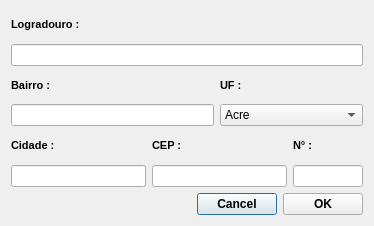
<?xml version="1.0" encoding="UTF-8"?>
<ui version="4.0">
 <class>CadastroEndereco</class>
 <widget class="QDialog" name="CadastroEndereco">
  <property name="geometry">
   <rect>
    <x>0</x>
    <y>0</y>
    <width>374</width>
    <height>226</height>
   </rect>
  </property>
  <property name="windowTitle">
   <string>Endereco</string>
  </property>
  <property name="windowIcon">
   <iconset resource="arquivos.qrc">
    <normaloff>:/Arquivos/Imagens/endereco.png</normaloff>:/Arquivos/Imagens/endereco.png</iconset>
  </property>
  <layout class="QGridLayout" name="gridLayout_4">
   <item row="0" column="0" colspan="2">
    <layout class="QGridLayout" name="gridLayout">
     <item row="0" column="0">
      <widget class="QLabel" name="logradouroLabel">
       <property name="font">
        <font>
         <pointsize>8</pointsize>
         <weight>75</weight>
         <bold>true</bold>
         <underline>false</underline>
        </font>
       </property>
       <property name="text">
        <string>Logradouro :</string>
       </property>
      </widget>
     </item>
     <item row="1" column="0">
      <widget class="QLineEdit" name="logradouroLineEdit"/>
     </item>
    </layout>
   </item>
   <item row="1" column="0" colspan="2">
    <layout class="QGridLayout" name="gridLayout_2">
     <item row="0" column="0">
      <widget class="QLabel" name="bairroLabel">
       <property name="font">
        <font>
         <pointsize>8</pointsize>
         <weight>75</weight>
         <bold>true</bold>
         <underline>false</underline>
        </font>
       </property>
       <property name="text">
        <string>Bairro :</string>
       </property>
      </widget>
     </item>
     <item row="0" column="1">
      <widget class="QLabel" name="uFLabel">
       <property name="font">
        <font>
         <pointsize>8</pointsize>
         <weight>75</weight>
         <bold>true</bold>
         <underline>false</underline>
        </font>
       </property>
       <property name="text">
        <string>UF :</string>
       </property>
       <property name="alignment">
        <set>Qt::AlignLeading|Qt::AlignLeft|Qt::AlignVCenter</set>
       </property>
      </widget>
     </item>
     <item row="1" column="0">
      <widget class="QLineEdit" name="bairroLineEdit">
       <property name="text">
        <string/>
       </property>
      </widget>
     </item>
     <item row="1" column="1">
      <widget class="QComboBox" name="uFComboBox">
       <property name="sizePolicy">
        <sizepolicy hsizetype="Preferred" vsizetype="Maximum">
         <horstretch>0</horstretch>
         <verstretch>0</verstretch>
        </sizepolicy>
       </property>
       <property name="maximumSize">
        <size>
         <width>170</width>
         <height>25</height>
        </size>
       </property>
       <item>
        <property name="text">
         <string>Acre</string>
        </property>
       </item>
       <item>
        <property name="text">
         <string>Alagoas</string>
        </property>
       </item>
       <item>
        <property name="text">
         <string>Amapá</string>
        </property>
       </item>
       <item>
        <property name="text">
         <string>Amazonas</string>
        </property>
       </item>
       <item>
        <property name="text">
         <string>Bahia</string>
        </property>
       </item>
       <item>
        <property name="text">
         <string>Ceará</string>
        </property>
       </item>
       <item>
        <property name="text">
         <string>Distrito Federal</string>
        </property>
       </item>
       <item>
        <property name="text">
         <string>Espírito Santo</string>
        </property>
       </item>
       <item>
        <property name="text">
         <string>Goiás</string>
        </property>
       </item>
       <item>
        <property name="text">
         <string>Maranhão</string>
        </property>
       </item>
       <item>
        <property name="text">
         <string>Mato Grosso</string>
        </property>
       </item>
       <item>
        <property name="text">
         <string>Mato Grosso do Sul</string>
        </property>
       </item>
       <item>
        <property name="text">
         <string>Minas Gerais</string>
        </property>
       </item>
       <item>
        <property name="text">
         <string>Pará</string>
        </property>
       </item>
       <item>
        <property name="text">
         <string>Paraíba</string>
        </property>
       </item>
       <item>
        <property name="text">
         <string>Paraná</string>
        </property>
       </item>
       <item>
        <property name="text">
         <string>Pernambuco</string>
        </property>
       </item>
       <item>
        <property name="text">
         <string>Piauí</string>
        </property>
       </item>
       <item>
        <property name="text">
         <string>Rio de Janeiro</string>
        </property>
       </item>
       <item>
        <property name="text">
         <string>Rio Grande do Norte</string>
        </property>
       </item>
       <item>
        <property name="text">
         <string>Rio Grande do Sul</string>
        </property>
       </item>
       <item>
        <property name="text">
         <string>Rondônia</string>
        </property>
       </item>
       <item>
        <property name="text">
         <string>Roraima</string>
        </property>
       </item>
       <item>
        <property name="text">
         <string>Santa Catarina</string>
        </property>
       </item>
       <item>
        <property name="text">
         <string>São Paulo</string>
        </property>
       </item>
       <item>
        <property name="text">
         <string>Sergipe</string>
        </property>
       </item>
       <item>
        <property name="text">
         <string>Tocantins</string>
        </property>
       </item>
      </widget>
     </item>
    </layout>
   </item>
   <item row="2" column="0" colspan="2">
    <layout class="QGridLayout" name="gridLayout_3">
     <item row="0" column="0">
      <widget class="QLabel" name="cidadeLabel">
       <property name="font">
        <font>
         <pointsize>8</pointsize>
         <weight>75</weight>
         <bold>true</bold>
         <underline>false</underline>
        </font>
       </property>
       <property name="text">
        <string>Cidade :</string>
       </property>
       <property name="alignment">
        <set>Qt::AlignLeading|Qt::AlignLeft|Qt::AlignVCenter</set>
       </property>
      </widget>
     </item>
     <item row="0" column="1">
      <widget class="QLabel" name="cEPLabel">
       <property name="font">
        <font>
         <pointsize>8</pointsize>
         <weight>75</weight>
         <bold>true</bold>
         <underline>false</underline>
        </font>
       </property>
       <property name="text">
        <string>CEP :</string>
       </property>
       <property name="alignment">
        <set>Qt::AlignLeading|Qt::AlignLeft|Qt::AlignVCenter</set>
       </property>
      </widget>
     </item>
     <item row="0" column="2">
      <widget class="QLabel" name="numeroLabel">
       <property name="font">
        <font>
         <pointsize>8</pointsize>
         <weight>75</weight>
         <bold>true</bold>
         <underline>false</underline>
        </font>
       </property>
       <property name="text">
        <string>N° :</string>
       </property>
      </widget>
     </item>
     <item row="1" column="0">
      <widget class="QLineEdit" name="cidadeLineEdit">
       <property name="text">
        <string/>
       </property>
      </widget>
     </item>
     <item row="1" column="1">
      <widget class="QLineEdit" name="cEPLineEdit">
       <property name="text">
        <string/>
       </property>
      </widget>
     </item>
     <item row="1" column="2">
      <widget class="QLineEdit" name="numeroLineEdit">
       <property name="maximumSize">
        <size>
         <width>70</width>
         <height>25</height>
        </size>
       </property>
       <property name="text">
        <string/>
       </property>
      </widget>
     </item>
    </layout>
   </item>
   <item row="3" column="0">
    <spacer name="horizontalSpacer">
     <property name="orientation">
      <enum>Qt::Horizontal</enum>
     </property>
     <property name="sizeHint" stdset="0">
      <size>
       <width>169</width>
       <height>20</height>
      </size>
     </property>
    </spacer>
   </item>
   <item row="3" column="1">
    <layout class="QHBoxLayout" name="horizontalLayout">
     <item>
      <widget class="QPushButton" name="pushButton_Cancel">
       <property name="font">
        <font>
         <weight>75</weight>
         <bold>true</bold>
        </font>
       </property>
       <property name="text">
        <string>Cancel</string>
       </property>
       <property name="icon">
        <iconset resource="arquivos.qrc">
         <normaloff>:/Arquivos/Imagens/cancel.png</normaloff>:/Arquivos/Imagens/cancel.png</iconset>
       </property>
      </widget>
     </item>
     <item>
      <widget class="QPushButton" name="pushButton_OK">
       <property name="font">
        <font>
         <weight>75</weight>
         <bold>true</bold>
        </font>
       </property>
       <property name="text">
        <string>OK</string>
       </property>
       <property name="icon">
        <iconset resource="arquivos.qrc">
         <normaloff>:/Arquivos/Imagens/OK.png</normaloff>:/Arquivos/Imagens/OK.png</iconset>
       </property>
      </widget>
     </item>
    </layout>
   </item>
  </layout>
 </widget>
 <tabstops>
  <tabstop>logradouroLineEdit</tabstop>
  <tabstop>bairroLineEdit</tabstop>
  <tabstop>uFComboBox</tabstop>
  <tabstop>cidadeLineEdit</tabstop>
  <tabstop>cEPLineEdit</tabstop>
  <tabstop>numeroLineEdit</tabstop>
  <tabstop>pushButton_OK</tabstop>
  <tabstop>pushButton_Cancel</tabstop>
 </tabstops>
 <resources>
  <include location="arquivos.qrc"/>
 </resources>
 <connections/>
</ui>
